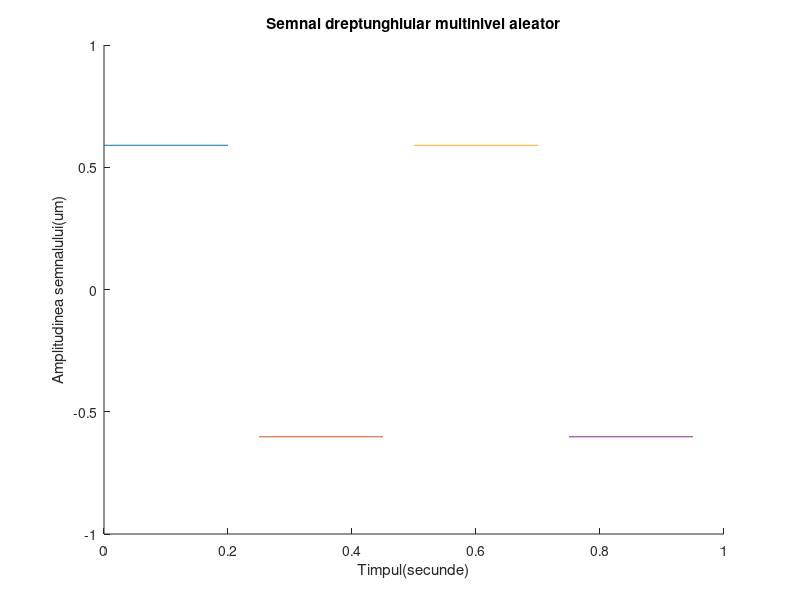

Recreate this plot in MATLAB.
hold on;
%utilizam hold on pentru a afisa simultan mai multe semnale pe acelasi grafic
%200ms
r1=rand(1);
%folosim rand pentru a genera un numar aleator
r2=rand(1);
t1=0:0.2:0.25;
t2=0.25:.2:0.5;
%Stabilesc nivelurile
x1=r1*square(8*pi*t1,100);
x2=-r2*square(8*pi*t2,100);
%->Folosim functia axis pentru a delimita spectrele de valori ale graficului generat de plot pentru a se incadra corespunzator in parametri
axis([0 1 -1 1]);
%->Vom folosi functia plot pentru a genera un grafic cu parametrii t1 si x1 si un grafic cu t2 si x2
plot(t1,x1);
plot(t2,x2);
t3=0.5:0.2:0.75;
t4=0.75:0.2:1;
%Stabilesc nivelurile
x3=r1*square(8*pi*t3,100);
x4=-r2*square(8*pi*t4,100);
%->Vom folosi functia plot pentru a genera un grafic cu parametrii t3 si x3 si un grafic cu t4 si x4
plot(t3,x3);
plot(t4,x4);
%Am denumit axa Ox
xlabel('Timpul(secunde)')
%Am denumit axa Oy
ylabel('Amplitudinea semnalului(um)')
title('Semnal dreptunghiular multinivel aleator')
